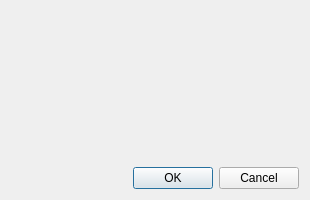
<?xml version="1.0" encoding="UTF-8"?>
<ui version="4.0">
 <class>ProxyDialog</class>
 <widget class="QDialog" name="ProxyDialog">
  <property name="geometry">
   <rect>
    <x>0</x>
    <y>0</y>
    <width>310</width>
    <height>200</height>
   </rect>
  </property>
  <property name="sizePolicy">
   <sizepolicy hsizetype="Fixed" vsizetype="Fixed">
    <horstretch>0</horstretch>
    <verstretch>0</verstretch>
   </sizepolicy>
  </property>
  <property name="windowTitle">
   <string>Proxy Settings</string>
  </property>
  <layout class="QVBoxLayout" name="verticalLayout">
   <item>
    <widget class="ProxyWidget" name="proxySettings" native="true"/>
   </item>
   <item>
    <widget class="QDialogButtonBox" name="buttonBox">
     <property name="orientation">
      <enum>Qt::Horizontal</enum>
     </property>
     <property name="standardButtons">
      <set>QDialogButtonBox::Cancel|QDialogButtonBox::Ok</set>
     </property>
    </widget>
   </item>
  </layout>
 </widget>
 <customwidgets>
  <customwidget>
   <class>ProxyWidget</class>
   <extends>QWidget</extends>
   <header>../Widgets/ProxyWidget.h</header>
   <container>1</container>
  </customwidget>
 </customwidgets>
 <resources/>
 <connections>
  <connection>
   <sender>buttonBox</sender>
   <signal>accepted()</signal>
   <receiver>ProxyDialog</receiver>
   <slot>accept()</slot>
   <hints>
    <hint type="sourcelabel">
     <x>248</x>
     <y>254</y>
    </hint>
    <hint type="destinationlabel">
     <x>157</x>
     <y>274</y>
    </hint>
   </hints>
  </connection>
  <connection>
   <sender>buttonBox</sender>
   <signal>rejected()</signal>
   <receiver>ProxyDialog</receiver>
   <slot>reject()</slot>
   <hints>
    <hint type="sourcelabel">
     <x>316</x>
     <y>260</y>
    </hint>
    <hint type="destinationlabel">
     <x>286</x>
     <y>274</y>
    </hint>
   </hints>
  </connection>
 </connections>
</ui>
